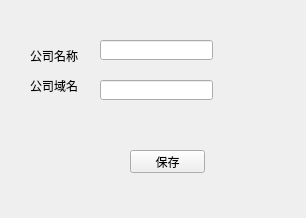
<?xml version="1.0" encoding="UTF-8"?>
<ui version="4.0">
 <class>CompanyWid</class>
 <widget class="QWidget" name="CompanyWid">
  <property name="geometry">
   <rect>
    <x>0</x>
    <y>0</y>
    <width>306</width>
    <height>218</height>
   </rect>
  </property>
  <property name="windowTitle">
   <string>Form</string>
  </property>
  <widget class="QLabel" name="label">
   <property name="geometry">
    <rect>
     <x>30</x>
     <y>50</y>
     <width>54</width>
     <height>12</height>
    </rect>
   </property>
   <property name="text">
    <string>公司名称</string>
   </property>
  </widget>
  <widget class="QLineEdit" name="nameEdit">
   <property name="geometry">
    <rect>
     <x>100</x>
     <y>40</y>
     <width>113</width>
     <height>20</height>
    </rect>
   </property>
  </widget>
  <widget class="QLineEdit" name="domainEdit">
   <property name="geometry">
    <rect>
     <x>100</x>
     <y>80</y>
     <width>113</width>
     <height>20</height>
    </rect>
   </property>
  </widget>
  <widget class="QLabel" name="label_2">
   <property name="geometry">
    <rect>
     <x>30</x>
     <y>80</y>
     <width>54</width>
     <height>12</height>
    </rect>
   </property>
   <property name="text">
    <string>公司域名</string>
   </property>
  </widget>
  <widget class="QPushButton" name="saveBtn">
   <property name="geometry">
    <rect>
     <x>130</x>
     <y>150</y>
     <width>75</width>
     <height>23</height>
    </rect>
   </property>
   <property name="text">
    <string>保存</string>
   </property>
  </widget>
 </widget>
 <resources/>
 <connections/>
</ui>
